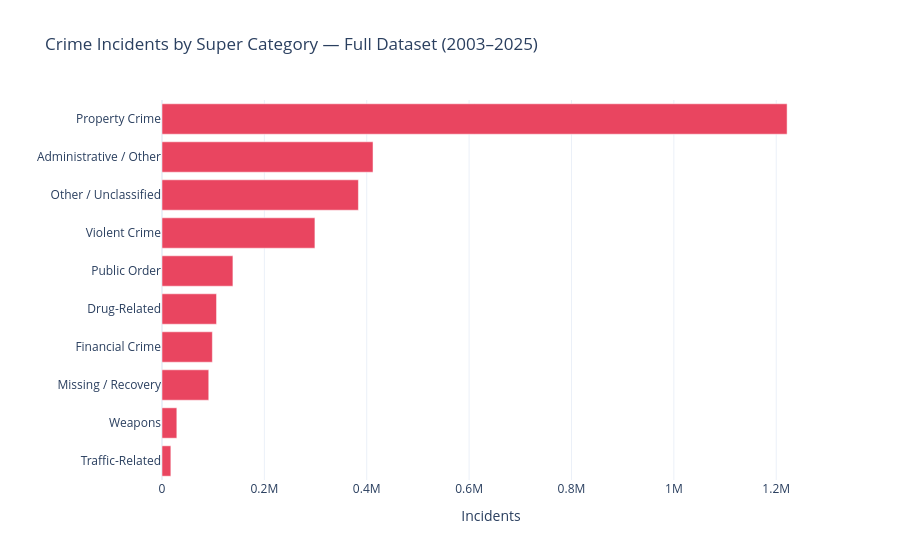
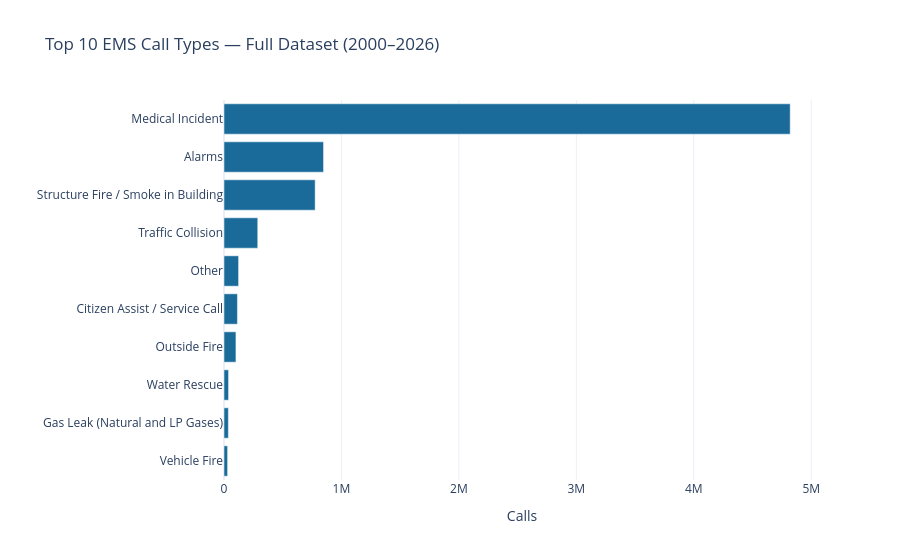

Notebook cell for these charts, in order:
### Code cell
# ============================================================
# First look at the main categories in both datasets
# This is done before filtering, to understand what the full datasets contain
# ============================================================

# Count how many crime incidents belong to each broad crime category
top_cat = (
    df_crime['Super Category']
    .value_counts()
    .reset_index()
    .rename(columns={'Super Category': 'category', 'count': 'n'})
)

# Plot the 10 most common broad crime categories
fig_cat = px.bar(
    top_cat.head(10),
    x='n', y='category',
    orientation='h',
    title='Crime Incidents by Super Category — Full Dataset (2003-2025)',
    labels={'n': 'Incidents', 'category': ''},
    color_discrete_sequence=[COLOR_CRIME],
    template=TEMPLATE,
)
fig_cat.update_layout(yaxis={'categoryorder': 'total ascending'})
fig_cat.show()


# Count how many Fire/EMS records belong to each call type
ems_types = (
    df_ems['Call Type']
    .value_counts()
    .reset_index()
    .rename(columns={'Call Type': 'call_type', 'count': 'n'})
)

# Plot the 10 most common Fire/EMS call types
fig_ems_t = px.bar(
    ems_types.head(10),
    x='n', y='call_type',
    orientation='h',
    title='Top 10 EMS Call Types — Full Dataset (2000-2026)',
    labels={'n': 'Calls', 'call_type': ''},
    color_discrete_sequence=[COLOR_EMS], 
    template=TEMPLATE,
)
fig_ems_t.update_layout(yaxis={'categoryorder': 'total ascending'})
fig_ems_t.show()

# Check how large our main categories are compared with the full datasets
violent_share = (
    df_crime['Super Category']
    .value_counts(normalize=True)
    .get('Violent Crime', 0) * 100
)
medical_share = (
    df_ems['Call Type']
    .value_counts(normalize=True)
    .get('Medical Incident', 0) * 100
)

print(f'Violent crimes represent {violent_share:.1f}% of all SF crime incidents.')
print(f'Medical Incidents represent {medical_share:.1f}% of all EMS calls.')
print('These two subsets form the basis of the analysis.')

### Figure 1 — Plotly figure (JSON) as saved in the notebook; plotly's stock layout.template omitted (floating-point values rounded to 4 significant figures)
{"data": [{"alignmentgroup": "True", "hovertemplate": "Incidents=%{x}<br>=%{y}<extra></extra>", "legendgroup": "", "marker": {"color": "#e94560", "pattern": {"shape": ""}}, "name": "", "offsetgroup": "", "orientation": "h", "showlegend": false, "textposition": "auto", "type": "bar", "x": [1221239, 412272, 383727, 298747, 138561, 106547, 98369, 91335, 28975, 17283], "xaxis": "x", "y": ["Property Crime", "Administrative / Other", "Other / Unclassified", "Violent Crime", "Public Order", "Drug-Related", "Financial Crime", "Missing / Recovery", "Weapons", "Traffic-Related"], "yaxis": "y"}], "layout": {"barmode": "relative", "legend": {"tracegroupgap": 0}, "title": {"text": "Crime Incidents by Super Category — Full Dataset (2003–2025)"}, "xaxis": {"anchor": "y", "domain": [0, 1], "title": {"text": "Incidents"}}, "yaxis": {"anchor": "x", "categoryorder": "total ascending", "domain": [0, 1], "title": {"text": ""}}}}

### Figure 2 — Plotly figure (JSON) as saved in the notebook; plotly's stock layout.template omitted (floating-point values rounded to 4 significant figures)
{"data": [{"alignmentgroup": "True", "hovertemplate": "Calls=%{x}<br>=%{y}<extra></extra>", "legendgroup": "", "marker": {"color": "#1a6b9a", "pattern": {"shape": ""}}, "name": "", "offsetgroup": "", "orientation": "h", "showlegend": false, "textposition": "auto", "type": "bar", "x": [4820929, 847518, 776229, 287332, 124312, 114455, 101663, 38822, 37341, 30633], "xaxis": "x", "y": ["Medical Incident", "Alarms", "Structure Fire / Smoke in Building", "Traffic Collision", "Other", "Citizen Assist / Service Call", "Outside Fire", "Water Rescue", "Gas Leak (Natural and LP Gases)", "Vehicle Fire"], "yaxis": "y"}], "layout": {"barmode": "relative", "legend": {"tracegroupgap": 0}, "title": {"text": "Top 10 EMS Call Types — Full Dataset (2000–2026)"}, "xaxis": {"anchor": "y", "domain": [0, 1], "title": {"text": "Calls"}}, "yaxis": {"anchor": "x", "categoryorder": "total ascending", "domain": [0, 1], "title": {"text": ""}}}}
